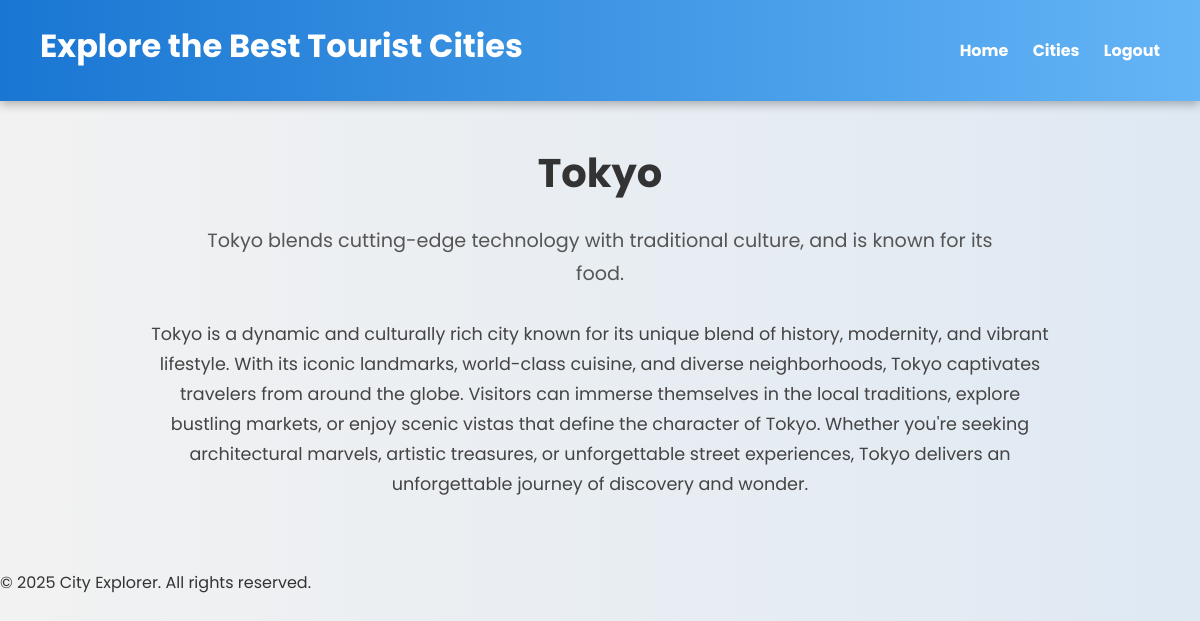
The page /city.php?id=7 (signed in) on the database its author committed.
### tables this page shows
CREATE TABLE `cities` (
  `id` int(11) NOT NULL,
  `name` varchar(100) NOT NULL,
  `country` varchar(100) NOT NULL,
  `description` text DEFAULT NULL,
  `description2` text NOT NULL,
  `image` varchar(255) DEFAULT NULL,
  `travel_style` varchar(50) DEFAULT NULL,
  `climate` varchar(50) DEFAULT NULL
);

### city.php (the view, shortened to what this page needs)
<?php
include 'main_header.php';
include 'db.php';
?>
<?php
$cityId = isset($_GET['id']) ? (int)$_GET['id'] : 1;
$stmt = $conn->prepare("SELECT * FROM cities WHERE id = ?");
$stmt->execute([$cityId]);
$city = $stmt->fetch(PDO::FETCH_ASSOC);
?>
<div class="city-detail-container">
    <h1 class="city-detail-title"><?php echo htmlspecialchars($city['name']); ?></h1>
    <p class="city-detail-description">
        <?php echo nl2br(htmlspecialchars($city['description'])); ?>
    </p>
    <?php if (!empty($city['description2'])): ?>
        <div class="city-detail-description2-container">
            <p class="city-detail-description2">
                <?php echo nl2br(htmlspecialchars($city['description2'])); ?>
            </p>
        </div>
    <?php endif; ?>
</div>
<?php include 'footer.php'; ?>

### style.css (style rules this page uses)
* { margin: 0; padding: 0; box-sizing: border-box; }
body { margin: 0; padding: 0; background: linear-gradient(to right, #f2f2f2, #dfe9f3); font-family: 'Poppins', sans-serif; color: #333; line-height: 1.6; min-height: 100vh; }
h1, h2, h3 { margin-bottom: 10px; }
p { margin-bottom: 15px; font-size: 1rem; }
.city-detail-container { padding: 40px; text-align: center; }
.city-detail-title { font-size: 2.5rem; margin-bottom: 20px; color: #333; }
.city-detail-description { font-size: 1.2rem; max-width: 800px; margin: auto; color: #555; line-height: 1.7; }
.city-detail-description2-container { margin-top: 30px; }
.city-detail-description2 { font-size: 1.1rem; max-width: 900px; margin: auto; color: #444; line-height: 1.7; }

### rows shown on the page
cities: name "Tokyo", description "Tokyo blends cutting-edge technology with traditional culture, and is known for its food.", description2 "Tokyo is a dynamic and culturally rich city known for its unique blend of history, modernity, and vibrant lifestyle. With its iconic landmarks, world-class cuisine, and diverse neighborhoods, Tokyo captivates travelers from around the globe. Visitors can immerse themselves in the local traditions, explore bustling markets, or enjoy scenic vistas that define the character of Tokyo. Whether you're seeking architectural marvels, artistic treasures, or unforgettable street experiences, Tokyo delivers an unforgettable journey of discovery and wonder."
